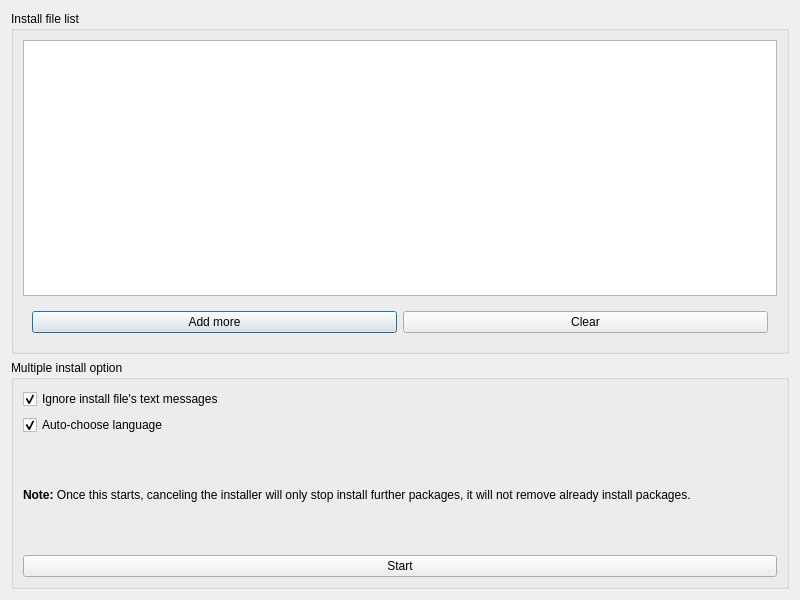
<?xml version="1.0" encoding="UTF-8"?>
<ui version="4.0">
 <class>batch_install_dialog</class>
 <widget class="QDialog" name="batch_install_dialog">
  <property name="geometry">
   <rect>
    <x>0</x>
    <y>0</y>
    <width>800</width>
    <height>600</height>
   </rect>
  </property>
  <property name="windowTitle">
   <string>Install multiple packages</string>
  </property>
  <property name="modal">
   <bool>true</bool>
  </property>
  <layout class="QGridLayout" name="gridLayout_2">
   <item row="0" column="0">
    <layout class="QGridLayout" name="gridLayout" rowstretch="6,4">
     <item row="0" column="0">
      <widget class="QGroupBox" name="groupBox">
       <property name="sizePolicy">
        <sizepolicy hsizetype="Preferred" vsizetype="Preferred">
         <horstretch>0</horstretch>
         <verstretch>0</verstretch>
        </sizepolicy>
       </property>
       <property name="title">
        <string>Install file list</string>
       </property>
       <layout class="QGridLayout" name="gridLayout_3">
        <item row="0" column="0">
         <widget class="QListWidget" name="install_file_list"/>
        </item>
        <item row="2" column="0">
         <widget class="QWidget" name="horizontalWidget_2" native="true">
          <property name="minimumSize">
           <size>
            <width>0</width>
            <height>0</height>
           </size>
          </property>
          <layout class="QHBoxLayout" name="horizontalLayout_2">
           <item>
            <widget class="QPushButton" name="add_more_files_btn">
             <property name="text">
              <string>Add more</string>
             </property>
            </widget>
           </item>
           <item>
            <widget class="QPushButton" name="clear_files_btn">
             <property name="text">
              <string>Clear</string>
             </property>
            </widget>
           </item>
          </layout>
         </widget>
        </item>
       </layout>
      </widget>
     </item>
     <item row="1" column="0">
      <widget class="QGroupBox" name="groupBox_2">
       <property name="title">
        <string>Multiple install option</string>
       </property>
       <layout class="QVBoxLayout" name="verticalLayout_2" stretch="3,1,1">
        <item>
         <layout class="QVBoxLayout" name="verticalLayout">
          <item>
           <widget class="QCheckBox" name="install_option_ignore_msgs">
            <property name="text">
             <string>Ignore install file's text messages</string>
            </property>
            <property name="checked">
             <bool>true</bool>
            </property>
           </widget>
          </item>
          <item>
           <widget class="QCheckBox" name="install_option_auto_choose_lang">
            <property name="text">
             <string>Auto-choose language</string>
            </property>
            <property name="checked">
             <bool>true</bool>
            </property>
           </widget>
          </item>
         </layout>
        </item>
        <item>
         <layout class="QVBoxLayout" name="verticalLayout_4">
          <item>
           <widget class="QLabel" name="label">
            <property name="text">
             <string>&lt;b&gt;Note:&lt;/b&gt; Once this starts, canceling the installer will only stop install further packages, it will not remove already install packages.</string>
            </property>
           </widget>
          </item>
         </layout>
        </item>
        <item>
         <layout class="QHBoxLayout" name="horizontalLayout">
          <item>
           <widget class="QPushButton" name="start_install_btn">
            <property name="text">
             <string>Start</string>
            </property>
           </widget>
          </item>
         </layout>
        </item>
       </layout>
      </widget>
     </item>
    </layout>
   </item>
  </layout>
 </widget>
 <resources/>
 <connections/>
</ui>
